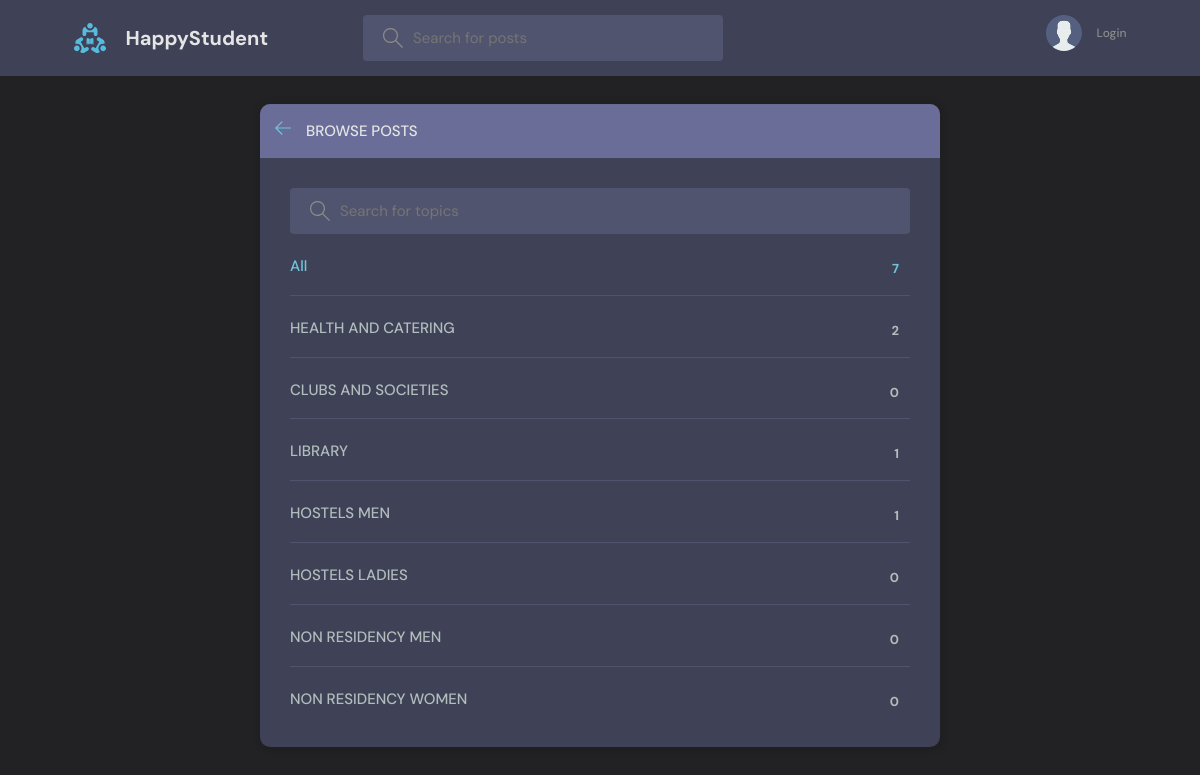
Page /topics/ on the committed database.
### base/models.py (models this page shows, shortened)
class Topic(models.Model):
    name = models.CharField(max_length=200)

### base/views.py (the view)
# urls.py: path('topics/', views.topicsPage, name="topics"),
def topicsPage(request):
    q = request.GET.get('q') if request.GET.get('q') != None else ''
    topics = Topic.objects.filter(name__icontains=q)
    return render(request, 'base/topics.html', {'topics': topics})

### base/templates/base/topics.html (shortened to what this page needs)
{% extends 'main.html' %}
{% block content %}
<main class="create-room layout">
  <div class="container">
    <div class="layout__box">
      <div class="layout__boxHeader">
        <div class="layout__boxTitle">
          <a href="{% url 'home' %}">
            <svg version="1.1" xmlns="http://www.w3.org/2000/svg" width="32" height="32" viewBox="0 0 32 32">
              <title>arrow-left</title>
              <path
                d="M13.723 2.286l-13.723 13.714 13.719 13.714 1.616-1.611-10.96-10.96h27.625v-2.286h-27.625l10.965-10.965-1.616-1.607z">
              </path>
            </svg>
          </a>
          <h3>Browse Posts</h3>
        </div>
      </div>
      <div class="topics-page layout__body">
        <form action="" method="GET" class="header__search">
          <label>
            <input name="q" placeholder="Search for topics" />
          </label>
        </form>
        <ul class="topics__list">
          <li>
            <a href="{% url 'topics' %}" class="active">All <span>{{topics.count}}</span></a>
          </li>
          {% for topic in topics %}
          <li>
            <a href="{% url 'home' %}?q={{topic.name}}">{{ topic.name }} <span>{{topic.room_set.all.count}}</span></a>
          </li>
          {% endfor %}
        </ul>
      </div>
    </div>
  </div>
</main>
{% endblock content %}

### static/styles/style.css (style rules this page uses)
:root { --color-main: #71c6dd; --color-main-light: #e1f6fb; --color-dark: #3f4156; --color-dark-medium: #51546e; --color-dark-light: #696d97; --color-light: #e5e5e5; --color-gray: #8b8b8b; --color-light-gray: #b2bdbd; --color-bg: #2d2d39; --color-success: #5dd693; --color-error: #fc4b0b; }
* { font-family: "DM Sans", -apple-system, BlinkMacSystemFont, "Segoe UI", Roboto, Oxygen, Ubuntu, Cantarell, "Open Sans", "Helvetica Neue", sans-serif; margin: 0; padding: 0; box-sizing: border-box; text-rendering: optimizeLegibility; font-size: inherit; }
html { font-size: 56.25%; }
@media only screen and (min-width: 1200px) { html { font-size: 62.5%; } }
body { line-height: 1.6; font-weight: 400; font-size: 1.5rem; color: var(--color-light-gray); background-color: var(--color-bg); min-height: 100vh; }
a { display: inline-block; color: var(--color-main); text-decoration: none; }
.container { max-width: 120rem; width: 90%; margin: auto; }
.header__search > label { background-color: var(--color-dark-medium); padding: 1.3rem 1rem; display: flex; align-items: center; gap: 1rem; border-radius: 4px; }
.header__search svg { fill: var(--color-gray); width: 2rem; height: 2rem; margin-left: 1rem; }
.header__search input { width: 30rem; background: transparent; border: none; outline: none; color: var(--color-light); }
.layout { margin-top: 2.4rem; }
.layout > .container { display: flex; justify-content: space-between; align-items: flex-start; }
.layout__box { width: 90%; max-width: 48rem; min-height: 40rem; position: absolute; top: 50%; left: 50%; transform: translate(-50%, -46%); background-color: var(--color-dark); border-radius: 1rem; box-shadow: 1px 1px 6px 3px rgba(0, 0, 0, 0.1); overflow: hidden; }
.layout__boxHeader { display: flex; padding: 1.5rem; background-color: var(--color-dark-light); }
.layout__boxTitle { display: flex; gap: 1.5rem; align-items: center; }
.layout__boxTitle h3 { text-transform: uppercase; font-weight: 500; color: var(--color-light); }
.layout__boxTitle svg { width: 1.6rem; height: 1.6rem; fill: var(--color-main); }
.layout__body { margin: 3rem; }
.topics__list { list-style: none; }
.topics__list li a { display: flex; justify-content: space-between; margin-bottom: 3rem; font-weight: 500; color: var(--color-light-gray); transition: all 0.3s ease-in-out; }
.topics__list li a.active, .topics__list li a:hover { color: var(--color-main); }
.topics__list li a span { padding: 0.5rem 1rem; background-color: var(--color-dark); border-radius: 3px; font-size: 1.3rem; font-weight: 700; letter-spacing: 1px; }
.topics-page .topics__list li:not(:last-child) a { margin: 2rem 0; padding-bottom: 1rem; text-decoration: none; border-bottom: 1px solid var(--color-dark-medium); }
.topics-page .header__search { display: block; }
.create-room.layout .layout__box { max-width: 68rem; }
body { background: #222225; color: white; }

### rows in the picture
Topic: name "HEALTH AND CATERING", room_set.all.count "2"
Topic: name "CLUBS AND SOCIETIES", room_set.all.count "0"
Topic: name "LIBRARY", room_set.all.count "1"
Topic: name "HOSTELS MEN", room_set.all.count "1"
Topic: name "HOSTELS LADIES", room_set.all.count "0"
Topic: name "NON RESIDENCY MEN", room_set.all.count "0"
Topic: name "NON RESIDENCY WOMEN", room_set.all.count "0"

### other values in the picture
{{ topics.count }} "7"
